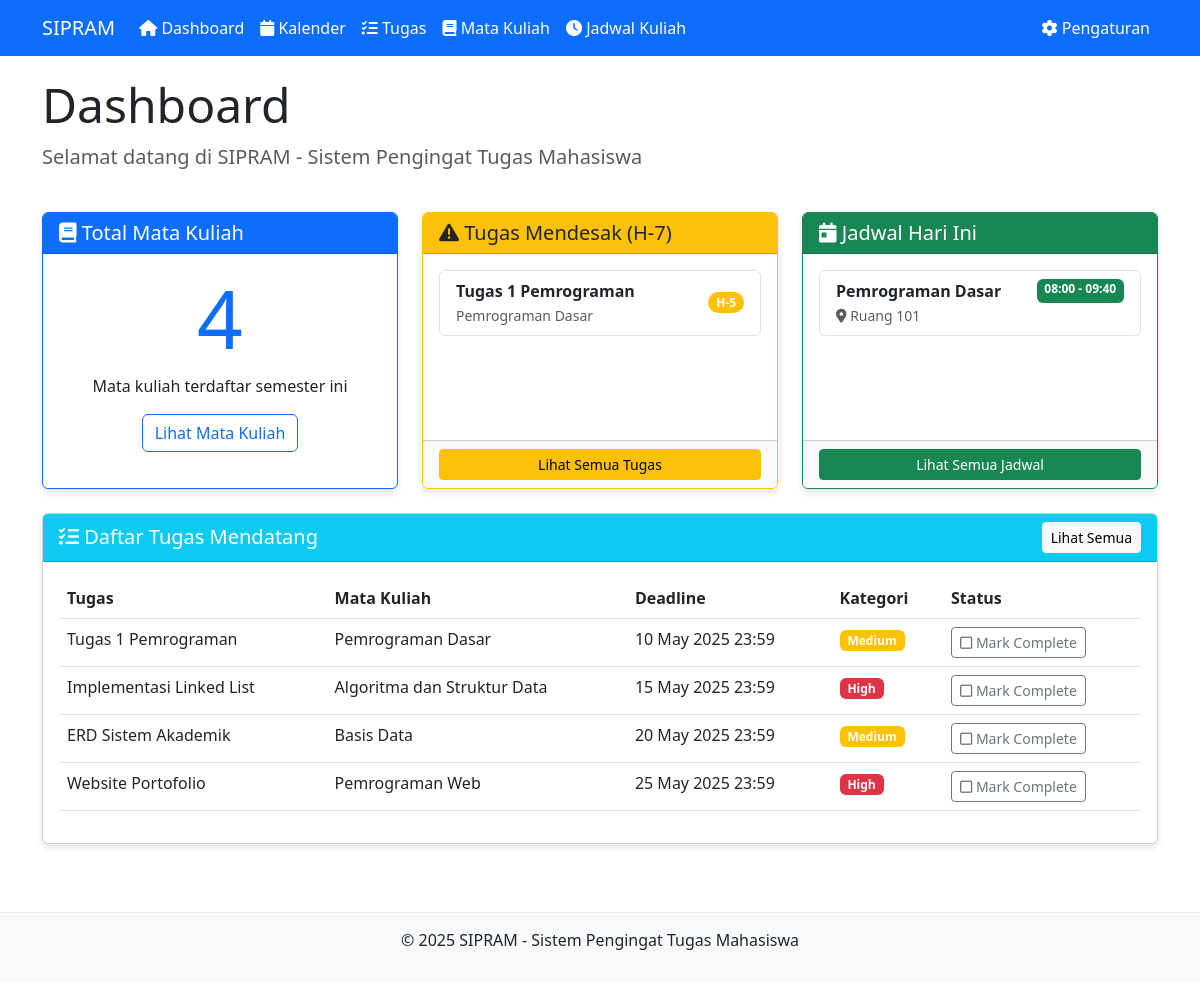
The page / on the database its author committed.
### tables this page shows
CREATE TABLE IF NOT EXISTS tugas (
    tugas_id INT PRIMARY KEY AUTO_INCREMENT,
    user_id INT NOT NULL,
    mk_id INT NOT NULL,
    judul VARCHAR(100) NOT NULL,
    deskripsi TEXT,
    deadline DATETIME NOT NULL,
    kategori ENUM('high', 'medium', 'easy') NOT NULL,
    status ENUM('pending', 'completed') DEFAULT 'pending',
    created_at TIMESTAMP DEFAULT CURRENT_TIMESTAMP,
    FOREIGN KEY (user_id) REFERENCES users(user_id) ON DELETE CASCADE,
    FOREIGN KEY (mk_id) REFERENCES mata_kuliah(mk_id) ON DELETE CASCADE
);

CREATE TABLE IF NOT EXISTS mata_kuliah (
    mk_id INT PRIMARY KEY AUTO_INCREMENT,
    user_id INT NOT NULL,
    kode_mk VARCHAR(20) NOT NULL,
    nama_mk VARCHAR(100) NOT NULL,
    sks INT NOT NULL,
    semester VARCHAR(20) NOT NULL,
    created_at TIMESTAMP DEFAULT CURRENT_TIMESTAMP,
    FOREIGN KEY (user_id) REFERENCES users(user_id) ON DELETE CASCADE
);

CREATE TABLE IF NOT EXISTS jadwal_kuliah (
    jadwal_id INT PRIMARY KEY AUTO_INCREMENT,
    user_id INT NOT NULL,
    mk_id INT NOT NULL,
    hari ENUM('Senin', 'Selasa', 'Rabu', 'Kamis', 'Jumat', 'Sabtu', 'Minggu') NOT NULL,
    jam_mulai TIME NOT NULL,
    jam_selesai TIME NOT NULL,
    lokasi VARCHAR(100),
    created_at TIMESTAMP DEFAULT CURRENT_TIMESTAMP,
    FOREIGN KEY (user_id) REFERENCES users(user_id) ON DELETE CASCADE,
    FOREIGN KEY (mk_id) REFERENCES mata_kuliah(mk_id) ON DELETE CASCADE
);

### index.php (the view, shortened to what this page needs)
<?php
require_once 'config/db_config.php';
$user_id = 1;
$current_date = date('Y-m-d');
$deadline_date = date('Y-m-d', strtotime('+7 days'));
$sql_mk_count = "SELECT COUNT(*) as total_mk FROM mata_kuliah WHERE user_id = ?";
$stmt_mk_count = $conn->prepare($sql_mk_count);
$stmt_mk_count->bind_param("i", $user_id);
$stmt_mk_count->execute();
$result_mk_count = $stmt_mk_count->get_result();
$mata_kuliah_count = $result_mk_count->fetch_assoc()['total_mk'];
$sql_upcoming = "SELECT t.*, mk.nama_mk
                 FROM tugas t
                 JOIN mata_kuliah mk ON t.mk_id = mk.mk_id
                 WHERE t.user_id = ?
                 AND t.deadline BETWEEN ? AND ?
                 AND t.status = 'pending'
                 ORDER BY t.deadline ASC";
$stmt_upcoming = $conn->prepare($sql_upcoming);
$stmt_upcoming->bind_param("iss", $user_id, $current_date, $deadline_date);
$stmt_upcoming->execute();
$result_upcoming = $stmt_upcoming->get_result();
$sql_all_tasks = "SELECT t.*, mk.nama_mk
                 FROM tugas t
                 JOIN mata_kuliah mk ON t.mk_id = mk.mk_id
                 WHERE t.user_id = ?
                 AND t.status = 'pending'
                 ORDER BY t.deadline ASC
                 LIMIT 5";
$stmt_all_tasks = $conn->prepare($sql_all_tasks);
$stmt_all_tasks->bind_param("i", $user_id);
$stmt_all_tasks->execute();
$result_all_tasks = $stmt_all_tasks->get_result();
include 'includes/header.php';
?>
<div class="row mb-4">
    <div class="col-12">
        <h1 class="display-5">Dashboard</h1>
        <p class="lead text-muted">Selamat datang di SIPRAM - Sistem Pengingat Tugas Mahasiswa</p>
    </div>
</div>
<div class="row mb-4">
    <div class="col-md-4">
        <div class="card h-100 border-primary">
            <div class="card-header bg-primary text-white">
                <h5 class="card-title mb-0"><i class="fas fa-book"></i> Total Mata Kuliah</h5>
            </div>
            <div class="card-body text-center">
                <h1 class="display-1 text-primary"><?php echo $mata_kuliah_count; ?></h1>
                <p class="card-text">Mata kuliah terdaftar semester ini</p>
                <a href="mata_kuliah.php" class="btn btn-outline-primary">Lihat Mata Kuliah</a>
            </div>
        </div>
    </div>
    <div class="col-md-4">
        <div class="card h-100 border-warning">
            <div class="card-header bg-warning text-dark">
                <h5 class="card-title mb-0"><i class="fas fa-exclamation-triangle"></i> Tugas Mendesak (H-7)</h5>
            </div>
            <div class="card-body">
                <?php if ($result_upcoming->num_rows > 0): ?>
                    <ul class="list-group">
                        <?php while ($task = $result_upcoming->fetch_assoc()): ?>
                            <li class="list-group-item d-flex justify-content-between align-items-center">
                                <div>
                                    <strong><?php echo htmlspecialchars($task['judul']); ?></strong>
                                    <br>
                                    <small class="text-muted"><?php echo htmlspecialchars($task['nama_mk']); ?></small>
                                </div>
                                <span class="badge bg-<?php echo ($task['kategori'] == 'high') ? 'danger' : (($task['kategori'] == 'medium') ? 'warning' : 'success'); ?> rounded-pill">
                                    <?php
                                    $deadline = new DateTime($task['deadline']);
                                    $now = new DateTime();
                                    $interval = $now->diff($deadline);
                                    echo "H-" . $interval->format('%a');
                                    ?>
                                </span>
                            </li>
                        <?php endwhile; ?>
                    </ul>
                <?php endif; ?>
            </div>
            <div class="card-footer bg-light">
                <a href="tugas.php" class="btn btn-sm btn-warning w-100">Lihat Semua Tugas</a>
            </div>
        </div>
    </div>
    <div class="col-md-4">
        <div class="card h-100 border-success">
            <div class="card-header bg-success text-white">
                <h5 class="card-title mb-0"><i class="fas fa-calendar-day"></i> Jadwal Hari Ini</h5>
            </div>
            <div class="card-body">
                <?php
                $today = date('l');
                $hari_mapping = [
                    'Monday' => 'Senin',
                    'Tuesday' => 'Selasa',
                    'Wednesday' => 'Rabu',
                    'Thursday' => 'Kamis',
                    'Friday' => 'Jumat',
                    'Saturday' => 'Sabtu',
                    'Sunday' => 'Minggu'
                ];
                $today_indo = $hari_mapping[$today];
                $sql_schedule = "SELECT jk.*, mk.nama_mk
                               FROM jadwal_kuliah jk
                               JOIN mata_kuliah mk ON jk.mk_id = mk.mk_id
                               WHERE jk.user_id = ? AND jk.hari = ?
                               ORDER BY jk.jam_mulai ASC";
                $stmt_schedule = $conn->prepare($sql_schedule);
                $stmt_schedule->bind_param("is", $user_id, $today_indo);
                $stmt_schedule->execute();
                $result_schedule = $stmt_schedule->get_result();
                ?>
                <?php if ($result_schedule->num_rows > 0): ?>
                    <ul class="list-group">
                        <?php while ($schedule = $result_schedule->fetch_assoc()): ?>
                            <li class="list-group-item">
                                <div class="d-flex justify-content-between">
                                    <strong><?php echo htmlspecialchars($schedule['nama_mk']); ?></strong>
                                    <span class="badge bg-success">
                                        <?php
                                        $start = date('H:i', strtotime($schedule['jam_mulai']));
                                        $end = date('H:i', strtotime($schedule['jam_selesai']));
                                        echo "$start - $end";
                                        ?>
                                    </span>
                                </div>
                                <small class="text-muted"><i class="fas fa-map-marker-alt"></i> <?php echo htmlspecialchars($schedule['lokasi']); ?></small>
                            </li>
                        <?php endwhile; ?>
                    </ul>
                <?php endif; ?>
            </div>
            <div class="card-footer bg-light">
                <a href="jadwal_kuliah.php" class="btn btn-sm btn-success w-100">Lihat Semua Jadwal</a>
            </div>
        </div>
    </div>
</div>
<div class="row">
    <div class="col-12">
        <div class="card">
            <div class="card-header bg-info text-white d-flex justify-content-between align-items-center">
                <h5 class="mb-0"><i class="fas fa-tasks"></i> Daftar Tugas Mendatang</h5>
                <a href="tugas.php" class="btn btn-sm btn-light">Lihat Semua</a>
            </div>
            <div class="card-body">
                <div class="table-responsive">
                    <table class="table table-hover">
                        <thead>
                            <tr>
                                <th>Tugas</th>
                                <th>Mata Kuliah</th>
                                <th>Deadline</th>
                                <th>Kategori</th>
                                <th>Status</th>
                            </tr>
                        </thead>
                        <tbody>
                            <?php if ($result_all_tasks->num_rows > 0): ?>
                                <?php while ($task = $result_all_tasks->fetch_assoc()): ?>
                                    <tr>
                                        <td><?php echo htmlspecialchars($task['judul']); ?></td>
                                        <td><?php echo htmlspecialchars($task['nama_mk']); ?></td>
                                        <td>
                                            <?php
                                            $deadline = new DateTime($task['deadline']);
                                            echo $deadline->format('d M Y H:i');
                                            ?>
                                        </td>
                                        <td>
                                            <span class="badge bg-<?php echo ($task['kategori'] == 'high') ? 'danger' : (($task['kategori'] == 'medium') ? 'warning' : 'success'); ?>">
                                                <?php echo ucfirst($task['kategori']); ?>
                                            </span>
                                        </td>
                                        <td>
                                            <a href="process/proses_tugas.php?action=toggle_status&tugas_id=<?php echo $task['tugas_id']; ?>" class="btn btn-sm btn-outline-secondary">
                                                <i class="far fa-square"></i> Mark Complete
                                            </a>
                                        </td>
                                    </tr>
                                <?php endwhile; ?>
                            <?php else: ?>
                                <tr>
                                    <td colspan="5" class="text-center py-3">Tidak ada tugas mendatang</td>
                                </tr>
                            <?php endif; ?>
                        </tbody>
                    </table>
                </div>
            </div>
        </div>
    </div>
</div>
<?php
include 'includes/footer.php';
?>

### includes/header.php (shortened to what this page needs)
<!DOCTYPE html>
<html lang="id">
<head>
    <link href="https://cdn.jsdelivr.net/npm/bootstrap@5.3.0/dist/css/bootstrap.min.css" rel="stylesheet">
    <link rel="stylesheet" href="https://cdnjs.cloudflare.com/ajax/libs/font-awesome/6.0.0/css/all.min.css">
</head>
<body>
    <nav class="navbar navbar-expand-lg navbar-dark bg-primary fixed-top">
        <div class="container">
            <a class="navbar-brand" href="index.php">SIPRAM</a>
            <div class="collapse navbar-collapse" id="navbarNav">
                <ul class="navbar-nav">
                    <li class="nav-item">
                        <a class="nav-link" href="index.php"><i class="fas fa-home"></i> Dashboard</a>
                    </li>
                    <li class="nav-item">
                        <a class="nav-link" href="kalender.php"><i class="fas fa-calendar"></i> Kalender</a>
                    </li>
                    <li class="nav-item">
                        <a class="nav-link" href="tugas.php"><i class="fas fa-tasks"></i> Tugas</a>
                    </li>
                    <li class="nav-item">
                        <a class="nav-link" href="mata_kuliah.php"><i class="fas fa-book"></i> Mata Kuliah</a>
                    </li>
                    <li class="nav-item">
                        <a class="nav-link" href="jadwal_kuliah.php"><i class="fas fa-clock"></i> Jadwal Kuliah</a>
                    </li>
                </ul>
                <ul class="navbar-nav ms-auto">
                    <li class="nav-item">
                        <a class="nav-link" href="pengaturan.php"><i class="fas fa-cog"></i> Pengaturan</a>
                    </li>
                </ul>
            </div>
        </div>
    </nav>
    <div class="container mt-3">

### includes/footer.php
</div>
    <footer class="mt-5">
        <div class="container">
            <p>&copy; <?php echo date('Y'); ?> SIPRAM - Sistem Pengingat Tugas Mahasiswa</p>
        </div>
    </footer>
</body>
</html>

### includes/header.php (style rules this page uses)
body { padding-top: 60px; min-height: 100vh; display: flex; flex-direction: column; }
.nav-link { color: #ffffff; }
.card { margin-bottom: 20px; box-shadow: 0 4px 6px rgba(0,0,0,0.1); }
footer { margin-top: auto; background-color: #f8f9fa; text-align: center; padding: 15px 0; border-top: 1px solid #e9ecef; }
.font-size-medium { font-size: 1rem; }

### rows shown on the page
tugas: judul "Tugas 1 Pemrograman", mk.nama_mk "Pemrograman Dasar", deadline "5", deadline "10 May 2025 23:59", kategori "Medium"
jadwal_kuliah: mk.nama_mk "Pemrograman Dasar", jam_mulai "08:00", jam_selesai "09:40", lokasi "Ruang 101"
tugas: judul "Implementasi Linked List", mk.nama_mk "Algoritma dan Struktur Data", deadline "15 May 2025 23:59", kategori "High"
tugas: judul "ERD Sistem Akademik", mk.nama_mk "Basis Data", deadline "20 May 2025 23:59", kategori "Medium"
tugas: judul "Website Portofolio", mk.nama_mk "Pemrograman Web", deadline "25 May 2025 23:59", kategori "High"

### other values the page prints
$mata_kuliah_count "4"
